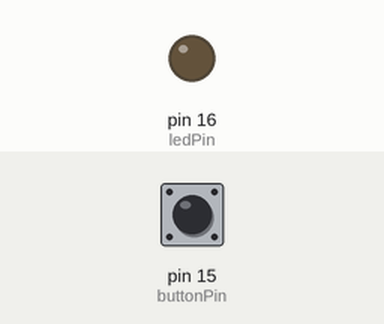
Simulated run of this sketch. Board: Arduino Uno, built with avr-gcc and run on an emulated ATmega328P. Parts: output pins drawn as LEDs (lit = HIGH). Inputs (shaded band) come from the test bench; at power-on: pin 15 (buttonPin) LOW. What the sketch prints to the serial monitor is not drawn.

Above: at 1.2 s.
1.3 s: pin 15 (buttonPin) pulled HIGH for 0.15 s
At 1.37 s:
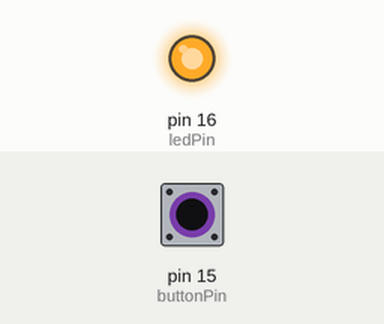
2.9 s: pin 15 (buttonPin) pulled HIGH for 3.2 s
At 7.1 s:
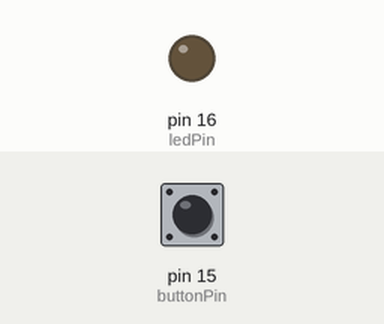
Timing chart, 0 to 8.6 s (numbered marks = the images above; inputs shaded):
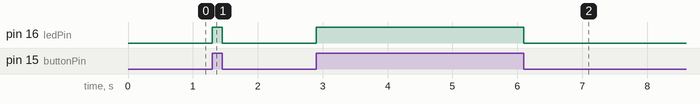

The sketch:

task03-1.ino
```cpp
// <Task 03-1>
// set pin numbers
const int buttonPin = 15; // the number of the pushbutton pin
const int ledPin = 16; // the number of the LED pin
// variable for storing the pushbutton status
int buttonState = 0;
void setup() {
Serial.begin(115200);
// initialize the pushbutton pin as an input
pinMode(buttonPin, INPUT);
// initialize the LED pin as an output
pinMode(ledPin, OUTPUT);
}
void loop() {
// read the state of the pushbutton value
buttonState = digitalRead(buttonPin);
Serial.println(buttonState);
// check if the pushbutton is pressed.
// if it is, the buttonState is HIGH
if (buttonState == HIGH) {
// turn LED on
digitalWrite(ledPin, HIGH);
} else {
// turn LED off
digitalWrite(ledPin, LOW);
}
}
```

Measured:
- after the input at 1.3 s, pin 16 (ledPin): LOW → HIGH at once, → LOW 0.15 s later
- after the input at 2.9 s, pin 16 (ledPin): LOW → HIGH at once, → LOW 3.2 s later
